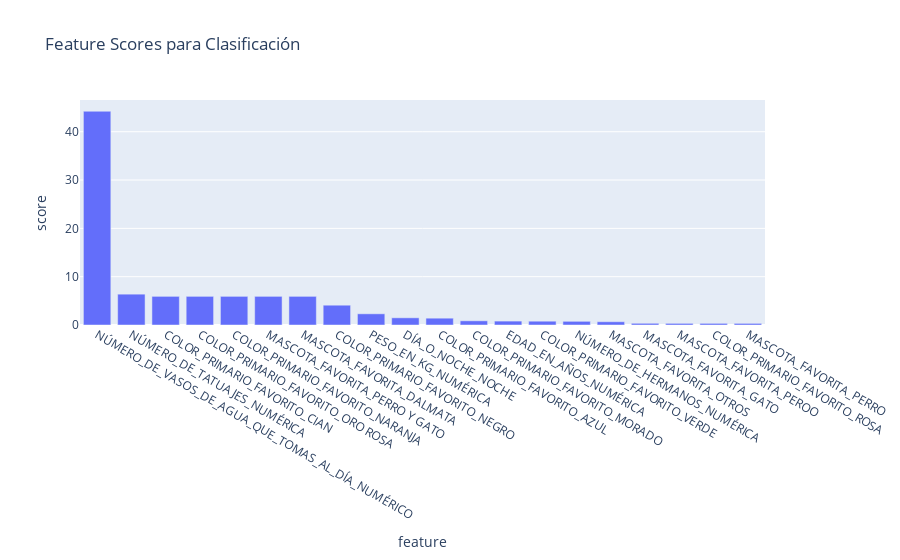

The cell this chart's notebook holds for it:
### Markdown cell above
#### 3.2.1 Visualizar scores de features

### Code cell
# Visualizar scores de features
fig = px.bar(
    df_scores_class.reset_index().head(n_features_class).rename(columns={"index": "feature"}), 
    x="feature", 
    y="score", 
    title="Feature Scores para Clasificación"
)
fig.update_layout(xaxis={'categoryorder':'total descending'})
fig.show()

### Figure 1 — Plotly figure (JSON) as saved in the notebook; plotly's stock layout.template omitted (floating-point values rounded to 4 significant figures)
{"data": [{"hovertemplate": "feature=%{x}<br>score=%{y}<extra></extra>", "legendgroup": "", "marker": {"color": "#636efa", "pattern": {"shape": ""}}, "name": "", "orientation": "v", "showlegend": false, "textposition": "auto", "type": "bar", "x": ["NÚMERO_DE_VASOS_DE_AGUA_QUE_TOMAS_AL_DÍA_NUMÉRICO", "NÚMERO_DE_TATUAJES_NUMÉRICA", "COLOR_PRIMARIO_FAVORITO_CIAN", "COLOR_PRIMARIO_FAVORITO_ORO ROSA", "COLOR_PRIMARIO_FAVORITO_NARANJA", "MASCOTA_FAVORITA_PERRO Y GATO", "MASCOTA_FAVORITA_DALMATA", "COLOR_PRIMARIO_FAVORITO_NEGRO", "PESO_EN_KG_NUMÉRICA", "DÍA_O_NOCHE_NOCHE", "COLOR_PRIMARIO_FAVORITO_AZUL", "COLOR_PRIMARIO_FAVORITO_MORADO", "EDAD_EN_AÑOS_NUMÉRICA", "COLOR_PRIMARIO_FAVORITO_VERDE", "NÚMERO_DE_HERMANOS_NUMÉRICA", "MASCOTA_FAVORITA_OTROS", "MASCOTA_FAVORITA_GATO", "MASCOTA_FAVORITA_PEROO", "COLOR_PRIMARIO_FAVORITO_ROSA", "MASCOTA_FAVORITA_PERRO"], "xaxis": "x", "y": [44.24, 6.384, 5.929, 5.929, 5.929, 5.929, 5.929, 4.097, 2.316, 1.488, 1.412, 0.8678, 0.8079, 0.7865, 0.7617, 0.6747, 0.3528, 0.3373, 0.3373, 0.3325], "yaxis": "y"}], "layout": {"barmode": "relative", "legend": {"tracegroupgap": 0}, "title": {"text": "Feature Scores para Clasificación"}, "xaxis": {"anchor": "y", "categoryorder": "total descending", "domain": [0, 1], "title": {"text": "feature"}}, "yaxis": {"anchor": "x", "domain": [0, 1], "title": {"text": "score"}}}}
